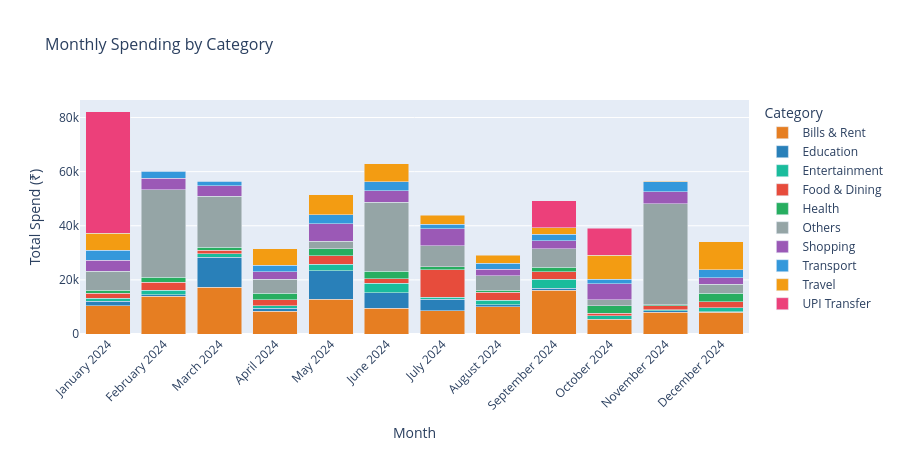

Notebook cell for this chart:
### Markdown cell above
### Chart 3 - Category Breakdown by Month (Stacked Bar)

### Code cell
monthly_cat = df.groupby(['Month','Month_Num','Year','Category'])['Amount'].sum().reset_index()
monthly_cat = monthly_cat.sort_values(['Year','Month_Num'])

fig3 = px.bar(
    monthly_cat,
    x      = 'Month',
    y      = 'Amount',
    color  = 'Category',
    color_discrete_map = CAT_COLORS,
    title  = 'Monthly Spending by Category',
    labels = {'Amount':'Total Spend (₹)', 'Month':'Month'},
    barmode = 'stack',
)
fig3.update_traces(
    hovertemplate = '%{fullData.name}%{x}₹%{y:,.0f}',
)
fig3.update_layout(
    height          = 450,
    xaxis_tickangle = -45,
    title_font_size = 16,
    legend_title    = 'Category',
)
fig3.show()

### Figure 1 — Plotly figure (JSON) as saved in the notebook; plotly's stock layout.template omitted (floating-point values rounded to 4 significant figures)
{"data": [{"hovertemplate": "%{fullData.name}%{x}₹%{y:,.0f}", "legendgroup": "Bills & Rent", "marker": {"color": "#E67E22", "pattern": {"shape": ""}}, "name": "Bills & Rent", "orientation": "v", "showlegend": true, "textposition": "auto", "type": "bar", "x": ["January 2024", "February 2024", "March 2024", "April 2024", "May 2024", "June 2024", "July 2024", "August 2024", "September 2024", "October 2024", "November 2024", "December 2024"], "xaxis": "x", "y": [10380.0, 13890.0, 17240.0, 8462.0, 12810.0, 9585.0, 8670.0, 10090.0, 16200.0, 5401.0, 8073.0, 7989.0], "yaxis": "y"}, {"hovertemplate": "%{fullData.name}%{x}₹%{y:,.0f}", "legendgroup": "Education", "marker": {"color": "#2980B9", "pattern": {"shape": ""}}, "name": "Education", "orientation": "v", "showlegend": true, "textposition": "auto", "type": "bar", "x": ["January 2024", "February 2024", "March 2024", "April 2024", "May 2024", "June 2024", "July 2024", "August 2024", "September 2024", "November 2024", "December 2024"], "xaxis": "x", "y": [1643.0, 558.6, 11190.0, 1024.0, 10510.0, 5639.0, 4145.0, 781.5, 652.2, 578.2, 185.3], "yaxis": "y"}, {"hovertemplate": "%{fullData.name}%{x}₹%{y:,.0f}", "legendgroup": "Entertainment", "marker": {"color": "#1ABC9C", "pattern": {"shape": ""}}, "name": "Entertainment", "orientation": "v", "showlegend": true, "textposition": "auto", "type": "bar", "x": ["January 2024", "February 2024", "March 2024", "April 2024", "May 2024", "June 2024", "July 2024", "August 2024", "September 2024", "October 2024", "November 2024", "December 2024"], "xaxis": "x", "y": [1230.0, 1679.0, 1202.0, 1021.0, 2502.0, 3548.0, 776.2, 1592.0, 3426.0, 1282.0, 256.8, 1608.0], "yaxis": "y"}, {"hovertemplate": "%{fullData.name}%{x}₹%{y:,.0f}", "legendgroup": "Food & Dining", "marker": {"color": "#E74C3C", "pattern": {"shape": ""}}, "name": "Food & Dining", "orientation": "v", "showlegend": true, "textposition": "auto", "type": "bar", "x": ["January 2024", "February 2024", "March 2024", "April 2024", "May 2024", "June 2024", "July 2024", "August 2024", "September 2024", "October 2024", "November 2024", "December 2024"], "xaxis": "x", "y": [1793.0, 3002.0, 1397.0, 2182.0, 3144.0, 1604.0, 10170.0, 2987.0, 2770.0, 920.5, 1585.0, 2149.0], "yaxis": "y"}, {"hovertemplate": "%{fullData.name}%{x}₹%{y:,.0f}", "legendgroup": "Health", "marker": {"color": "#27AE60", "pattern": {"shape": ""}}, "name": "Health", "orientation": "v", "showlegend": true, "textposition": "auto", "type": "bar", "x": ["January 2024", "February 2024", "March 2024", "April 2024", "May 2024", "June 2024", "July 2024", "August 2024", "September 2024", "October 2024", "November 2024", "December 2024"], "xaxis": "x", "y": [1127.0, 1841.0, 1113.0, 2386.0, 2524.0, 2726.0, 1066.0, 762.2, 1554.0, 2826.0, 313.9, 3067.0], "yaxis": "y"}, {"hovertemplate": "%{fullData.name}%{x}₹%{y:,.0f}", "legendgroup": "Others", "marker": {"color": "#95A5A6", "pattern": {"shape": ""}}, "name": "Others", "orientation": "v", "showlegend": true, "textposition": "auto", "type": "bar", "x": ["January 2024", "February 2024", "March 2024", "April 2024", "May 2024", "June 2024", "July 2024", "August 2024", "September 2024", "October 2024", "November 2024", "December 2024"], "xaxis": "x", "y": [7099.0, 32280.0, 18850.0, 5105.0, 2879.0, 25540.0, 7787.0, 5396.0, 6954.0, 2294.0, 37290.0, 3306.0], "yaxis": "y"}, {"hovertemplate": "%{fullData.name}%{x}₹%{y:,.0f}", "legendgroup": "Shopping", "marker": {"color": "#9B59B6", "pattern": {"shape": ""}}, "name": "Shopping", "orientation": "v", "showlegend": true, "textposition": "auto", "type": "bar", "x": ["January 2024", "February 2024", "March 2024", "April 2024", "May 2024", "June 2024", "July 2024", "August 2024", "September 2024", "October 2024", "November 2024", "December 2024"], "xaxis": "x", "y": [4063.0, 4343.0, 3736.0, 2788.0, 6415.0, 4367.0, 6232.0, 2362.0, 2859.0, 5769.0, 4524.0, 2477.0], "yaxis": "y"}, {"hovertemplate": "%{fullData.name}%{x}₹%{y:,.0f}", "legendgroup": "Transport", "marker": {"color": "#3498DB", "pattern": {"shape": ""}}, "name": "Transport", "orientation": "v", "showlegend": true, "textposition": "auto", "type": "bar", "x": ["January 2024", "February 2024", "March 2024", "April 2024", "May 2024", "June 2024", "July 2024", "August 2024", "September 2024", "October 2024", "November 2024", "December 2024"], "xaxis": "x", "y": [3648.0, 2643.0, 1648.0, 2505.0, 3371.0, 3352.0, 1731.0, 2174.0, 2392.0, 1783.0, 3584.0, 3006.0], "yaxis": "y"}, {"hovertemplate": "%{fullData.name}%{x}₹%{y:,.0f}", "legendgroup": "Travel", "marker": {"color": "#F39C12", "pattern": {"shape": ""}}, "name": "Travel", "orientation": "v", "showlegend": true, "textposition": "auto", "type": "bar", "x": ["January 2024", "February 2024", "March 2024", "April 2024", "May 2024", "June 2024", "July 2024", "August 2024", "September 2024", "October 2024", "November 2024", "December 2024"], "xaxis": "x", "y": [6167.0, 155.3, 202.1, 5967.0, 7225.0, 6558.0, 3381.0, 2902.0, 2388.0, 8775.0, 164.3, 10270.0], "yaxis": "y"}, {"hovertemplate": "%{fullData.name}%{x}₹%{y:,.0f}", "legendgroup": "UPI Transfer", "marker": {"color": "#EC407A", "pattern": {"shape": ""}}, "name": "UPI Transfer", "orientation": "v", "showlegend": true, "textposition": "auto", "type": "bar", "x": ["January 2024", "September 2024", "October 2024"], "xaxis": "x", "y": [45000.0, 10000.0, 10000.0], "yaxis": "y"}], "layout": {"barmode": "stack", "height": 450, "legend": {"title": {"text": "Category"}, "tracegroupgap": 0}, "title": {"font": {"size": 16}, "text": "Monthly Spending by Category"}, "xaxis": {"anchor": "y", "domain": [0, 1], "tickangle": -45, "title": {"text": "Month"}}, "yaxis": {"anchor": "x", "domain": [0, 1], "title": {"text": "Total Spend (₹)"}}}}
